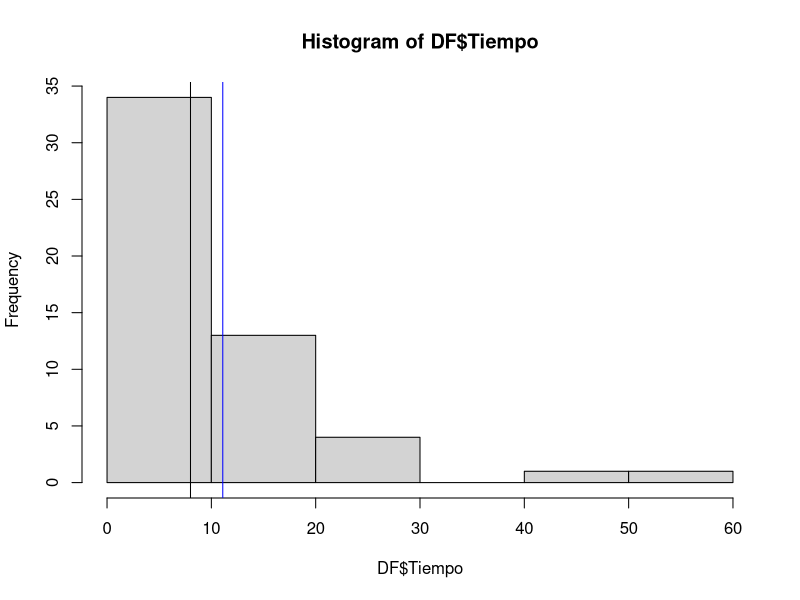

This figure's R source: (Note: this script raises an error after producing the figure.)
## ---- chunk 1
library(readr)
library(dplyr)
library(stringi)
## ---- chunk 2
r <- function(x){
  return(round(x,2))
}
## ---- chunk 3
DF <- read_csv("Promocion.csv")
## ---- chunk 4
DF
## ---- chunk 5
sum(is.na(DF))
## ---- chunk 6
sum(complete.cases(DF))
## ---- chunk 7
sum(!is.na(DF$Edad))
## ---- chunk 8
r(mean(DF$Estatura))
r(sd(DF$Estatura))
min(DF$Estatura)
max(DF$Estatura)
r(median(DF$Estatura))

## ---- chunk 9
r(r(sd(DF$Estatura))/r(mean(DF$Estatura)))
r(sd(DF$Estatura)/mean(DF$Estatura))
## ---- chunk 10
sum(!is.na(DF$PGC))
## ---- chunk 11
r(mean(DF$PGC, na.rm = TRUE))
r(sd(DF$PGC, na.rm = TRUE))
min(DF$PGC, na.rm = TRUE)
median(DF$PGC, na.rm = TRUE)
max(DF$PGC, na.rm = TRUE)

r(sd(DF$PGC, na.rm = TRUE)/mean(DF$PGC, na.rm = TRUE))
## ---- chunk 12
hist(DF$Tiempo)
abline(v=mean(DF$Tiempo), col="blue")
abline(v=median(DF$Tiempo), col="black")
mean(DF$Tiempo)>median(DF$Tiempo)
## ---- chunk 13
sum(DF$Motivo=="Apariencia", na.rm=TRUE)
sum(DF$Motivo=="Médico", na.rm=TRUE)
## ---- chunk 14
p <- 0.82
r(13*p)
## ---- chunk 15

r(pbinom(9, size=13, prob=0.82, lower.tail = FALSE))
## ---- chunk 16

## ---- chunk 17
sum(DF$Sexo=="M")
## ---- chunk 18
mas <- sum(DF$Sexo=="M")/nrow(DF)
fem <- sum(DF$Sexo=="F")/nrow(DF)
## ---- chunk 19
mas
fem
## ---- chunk 20
N <-53
n<- 26
k<- 3
choose(N,3)*choose(N-n,k-3)/choose(N,k)
## ---- chunk 21
a4c<-2*qnorm(alpha/2 ,lower.tail=FALSE)/sqrt(n)
## ---- chunk 22
a4b<-2*qt(alpha/2,df=n-1,lower.tail=FALSE)/sqrt(n)
## ---- chunk 23
ICmediaTstudent<-function(X,conf){
  n<-length(X)
  t<-qt((1-conf)/2,df=n-1,lower.tail=FALSE)
  izq<-mean(X)-t*sd(X)/sqrt(n)
  der<-mean(X)+t*sd(X)/sqrt(n)
  cat("(",round(izq,digits=2),",",round(der,digits=2),")\n")
  invisible(c(izq,der))
}
## ---- chunk 24
ICmediaZeta<-function(X,conf){
  n<-length(X)
  z<-qnorm((1-conf)/2,lower.tail=FALSE)
  izq<-mean(X,na.rm=TRUE)-z*sd(X, na.rm=TRUE)/sqrt(n)
  der<-mean(X,na.rm=TRUE)+z*sd(X,na.rm=TRUE)/sqrt(n)
  cat("(",round(izq,digits=2),",",round(der,digits=2),")\n")
  invisible(c(izq,der))
}

## ---- chunk 25
hombreEstatura
## ---- chunk 26
hombreEstatura <- subset(DF, DF$Sexo=="M")
ICmediaZeta(hombreEstatura,0.97)
## ---- chunk 27
{r}
ICproporcion<-function(X,conf){
  n<-length(X)
  z<-qnorm((1-conf)/2,lower.tail=FALSE)
  pbar<-mean(X)
  izq<-pbar-z*sqrt(pbar*(1-pbar)/n)
  der<-pbar+z*sqrt(pbar*(1-pbar)/n)
  cat("(",round(izq,digits=2),",",round(der,digits=2),")\n")
  invisible(c(izq,der))
}
## ---- chunk 28
MostrarICmedia(M$faltante,0.95)
## ---- chunk 29
t.test(M$nivel,mu=750,alternative="less",conf.level=0.98)
## ---- chunk 30
prop.test(aciertos ,n ,p=0.1, alternative="greater",conf.level=0.95,correct=FALSE)
## ---- chunk 31
intervalo_desconocido<-function(media, s, n,confianza=0.95){
   alpha <- 1- confianza
   tcritico <- qt(alpha/2, df = n-1)
   liminf <- media + tcritico*s/sqrt(n)
   limsup <- media - tcritico*s/sqrt(n)
   cat("(",liminf,limsup,")")
   return (limsup-liminf)
 }
## ---- chunk 32
intervalo_conocido<-function(media,sd, n,confianza=0.95){
   alpha <- 1- confianza
   zcritico <- qnorm(alpha/2, lower.tail = FALSE)
   liminf <- media - zcritico*sd/sqrt(n)
   limsup <- media + zcritico*sd/sqrt(n)
   cat("(",liminf,limsup,")")
   return (limsup-liminf)
}
## ---- chunk 33
propor <- function(p,n, confianza = 0.95){
   alpha <- 1- confianza
   zcritico <- qnorm(alpha/2, lower.tail = FALSE)
   liminf <- p - zcritico*sqrt(p*(1-p)/n)
   limsup <- p + zcritico*sqrt(p*(1-p)/n)
   cat("(",liminf,limsup,")")
   cat("\n(",r(liminf),r(limsup),")\n")

   return (limsup-liminf)
}
## ---- chunk 34
z <- qnorm((1-0.97)/2,lower.tail=FALSE)
izq<-mean(DF$Estatura,na.rm=TRUE)-z*sd(DF$Estatura, na.rm=TRUE)/sqrt(n)
der<-mean(DF$Estatura,na.rm=TRUE)+z*sd(DF$Estatura, na.rm=TRUE)/sqrt(n)
r(izq)
r(der)
## ---- chunk 35
mean(DF$Estatura)
## ---- chunk 36
intervalo_conocido(media=mean(DF$Estatura), s=sd(DF$Estatura), length(DF$Estatura), confianza = 0.97)
## ---- chunk 37
data.frame(subset(DF,DF$Sexo=="M"))
## ---- chunk 38
ICmediaTstudent(hombreEstatura$Estatura,0.97)
## ---- chunk 39
sexo <- subset(DF, !is.na(DF$Sexo))$Sexo
masa <- subset(DF, !is.na(DF$Masa))$Masa

## ---- chunk 40
lm(sexo, masa)
## ---- chunk 41
boxplot(DF$Sexo, DF$Masa)
## ---- chunk 42
boxplot(masa)
## ---- chunk 43
estatura = DF$Estatura/100
estatura
## ---- chunk 44
boxplot(DF$Masa~DF$Sexo)
## ---- chunk 45
edad <- subset(DF, !is.na(DF$Edad))$Edad
pgc <- subset(DF, !is.na(DF$PGC))$PGC
## ---- chunk 46
cor(DF$Edad,DF$PGC)
summary(lm(DF$PGC~DF$Masa/estatura^2))
## ---- chunk 47
r(0.5068)
